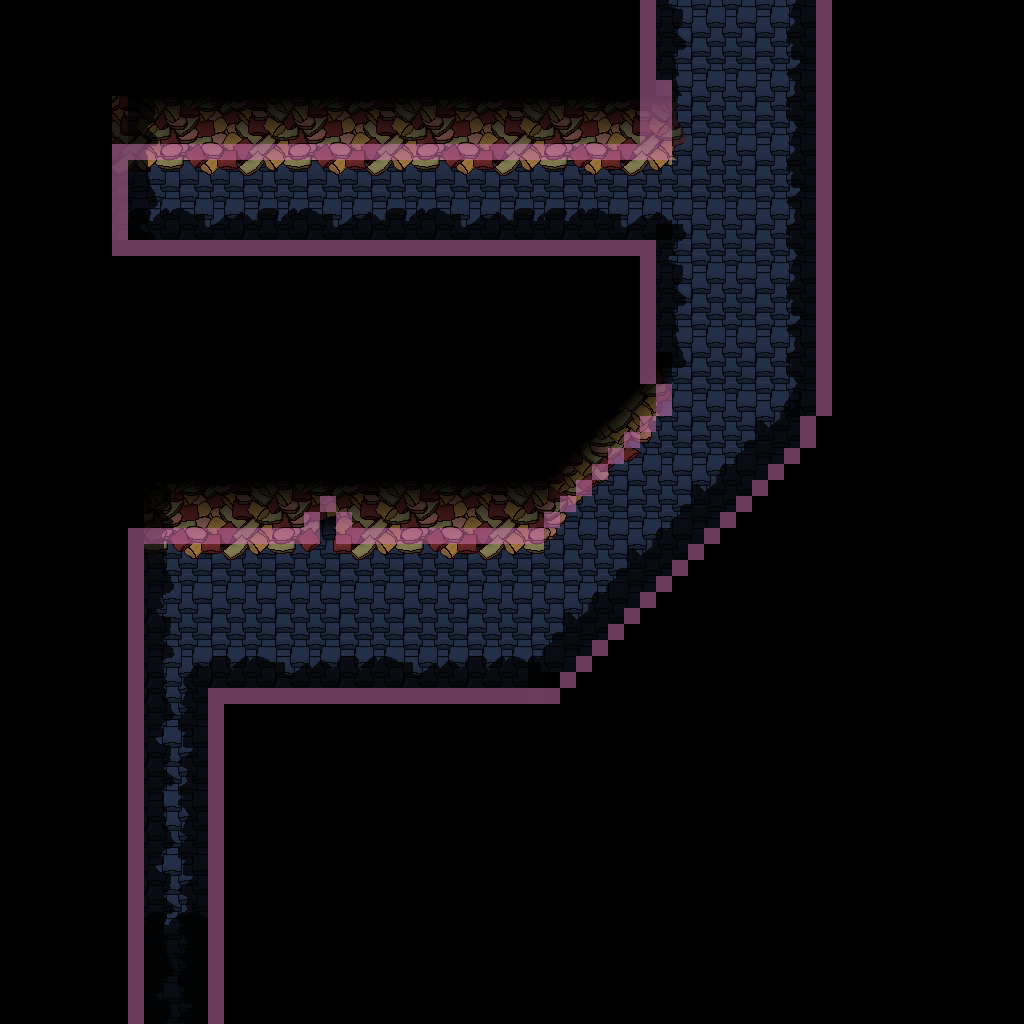

The image is a tile-based game level rendered from a .tmx file. Its description and source (layers, tilesets, objects; grid data summarised) follow:
An orthogonal 64x64 tile map with 16x16 px tiles, 9 tile layers (behind, behind2, floor, props, ...), 2 tilesets and 5 objects.

<map version="1.10" tiledversion="1.11.0" orientation="orthogonal" renderorder="right-down" width="64" height="64" tilewidth="16" tileheight="16" infinite="0" nextlayerid="11" nextobjectid="6">
 <properties>
  <property name="clamp_camera" type="bool" value="true" />
  <property name="edges">{
	"up": {
		"type": "warp",
		"map": "pillow_fort/pillow_fort1.tmx",
		"pos": { 
			"x": 39, 
			"y": 78
		},
		"transition": {
			"type": "fade",
			"music": false
		}
	}
}</property>
  <property name="music" value="res/audio/music/luckily.ogg" />
  <property name="music_speed" type="float" value="0.9" />
  <property name="music_volume" type="float" value="0.75" />
  <property name="tint" value="0,0,0,50" />
 </properties>
 <tileset firstgid="1" source="../tilesets/pillows.tsx" />
 <tileset firstgid="961" source="../loops.tsx" />
 <layer id="8" name="behind" width="64" height="64">
  <data>[4096 cells, 466 non-empty, 16 distinct tile ids]</data>
 </layer>
 <layer id="9" name="behind2" width="64" height="64">
  <data>[4096 cells, 6 non-empty, 2 distinct tile ids]</data>
 </layer>
 <layer id="1" name="floor" width="64" height="64">
  <data>[4096 cells, 760 non-empty, 142 distinct tile ids]</data>
 </layer>
 <layer id="4" name="props" width="64" height="64">
  <data>[4096 cells, 117 non-empty, 19 distinct tile ids]</data>
 </layer>
 <layer id="2" name="gradient" width="64" height="64">
  <data>[4096 cells, 281 non-empty, 22 distinct tile ids]</data>
 </layer>
 <layer id="3" name="above" width="64" height="64" opacity="0.75">
  <properties>
   <property name="height" type="int" value="1" />
  </properties>
  <data>[4096 cells, 277 non-empty, 87 distinct tile ids]</data>
 </layer>
 <layer id="10" name="gradient_above" width="64" height="64">
  <properties>
   <property name="height" type="int" value="1" />
  </properties>
  <data>[4096 cells, 2 non-empty, 2 distinct tile ids]</data>
 </layer>
 <layer id="6" name="above2" width="64" height="64" opacity="0.75">
  <properties>
   <property name="height" type="int" value="1" />
  </properties>
  <data>[4096 cells, 212 non-empty, 69 distinct tile ids]</data>
 </layer>
 <layer id="5" name="collision" width="64" height="64" opacity="0.5">
  <properties>
   <property name="draw" type="bool" value="false" />
  </properties>
  <data>[4096 cells, 247 non-empty, 1 distinct tile ids]</data>
 </layer>
 <objectgroup id="7" name="entities">
  <object id="1" gid="989" x="160" y="1024" width="16" height="16">
   <properties>
    <property name="draw" type="bool" value="false" />
    <property name="file" value="res/data/entity/entrances/walk_warp.json" />
    <property name="warp_map" value="snow_city/snow_building0.tmx" />
    <property name="warp_x" type="int" value="15" />
    <property name="warp_y" type="int" value="19" />
   </properties>
  </object>
  <object id="2" gid="989" x="144" y="1024" width="16" height="16">
   <properties>
    <property name="draw" type="bool" value="false" />
    <property name="file" value="res/data/entity/entrances/walk_warp.json" />
    <property name="warp_map" value="snow_city/snow_building0.tmx" />
    <property name="warp_x" type="int" value="15" />
    <property name="warp_y" type="int" value="19" />
   </properties>
  </object>
  <object id="3" gid="989" x="176" y="1024" width="16" height="16">
   <properties>
    <property name="draw" type="bool" value="false" />
    <property name="file" value="res/data/entity/entrances/walk_warp.json" />
    <property name="warp_map" value="snow_city/snow_building0.tmx" />
    <property name="warp_x" type="int" value="15" />
    <property name="warp_y" type="int" value="19" />
   </properties>
  </object>
  <object id="4" gid="989" x="192" y="1024" width="16" height="16">
   <properties>
    <property name="draw" type="bool" value="false" />
    <property name="file" value="res/data/entity/entrances/walk_warp.json" />
    <property name="warp_map" value="snow_city/snow_building0.tmx" />
    <property name="warp_x" type="int" value="15" />
    <property name="warp_y" type="int" value="19" />
   </properties>
  </object>
  <object id="5" gid="989" x="320" y="528" width="16" height="16">
   <properties>
    <property name="draw" type="bool" value="false" />
    <property name="file" value="res/data/entity/entrances/walk_warp.json" />
    <property name="warp_map" value="pillow_fort/pillow_fort_sub0.tmx" />
    <property name="warp_x" type="int" value="9" />
    <property name="warp_y" type="int" value="13" />
   </properties>
  </object>
 </objectgroup>
</map>
